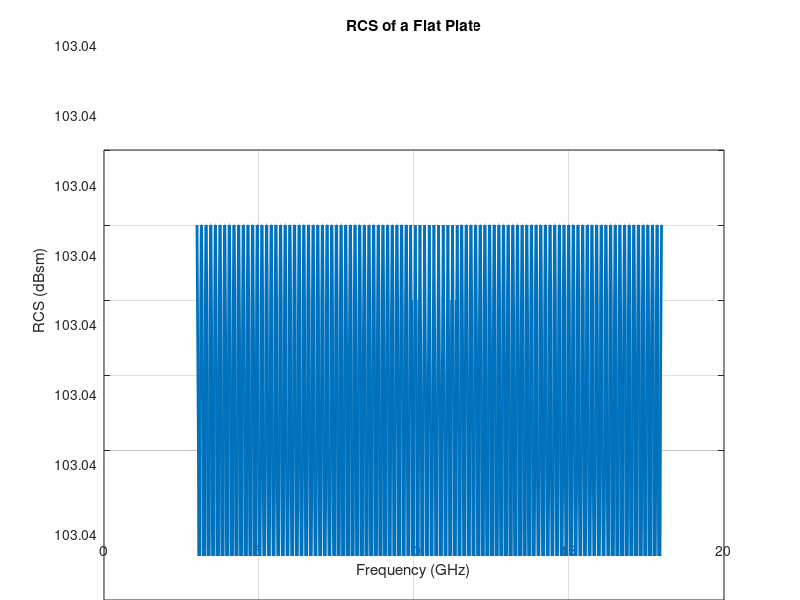

Write the MATLAB code that produced this figure.
% The RCS equation used in the code is:

% RCS = (4 * pi * A^2 / lambda^2) * [(pi * width * zeta / lambda)^2] * [(2 * gamma / (k * width))^2]

% where:

% RCS is the radar cross-section of the flat plate in square meters
% A is the area of the flat plate in square meters
% lambda is the wavelength of the incident radiation in meters
% width is the width of the flat plate in meters
% zeta is the surface impedance of the flat plate in ohms
% gamma is the edge impedance of the flat plate in ohms
% k is the wave number of the incident radiation in meters^-1

% Constants
c = 299792458; % Speed of light in m/s
eps_0 = 8.854187817e-12; % Permittivity of free space in F/m
mu_0 = 4 * pi * 1e-7; % Permeability of free space in H/m
eta = sqrt(mu_0 / eps_0); % Impedance of free space in ohms

% Flat plate dimensions
len = 1; % Length of the plate in meters
width = 1; % Width of the plate in meters
area = len * width; % Area of the plate in square meters

% Transmit frequency range
freq_start = 3e9; % Starting frequency in Hz
freq_stop = 18e9; % Stopping frequency in Hz
num_freq_points = 1000; % Number of frequency points
freq = linspace(freq_start, freq_stop, num_freq_points); % Frequency range in Hz

% Calculate RCS for each frequency
rcs = zeros(size(freq));
for i = 1:length(freq)
    lambda = c / freq(i); % Wavelength in meters
    k = 2 * pi / lambda; % Wave number in m^-1
    alpha = k * width; % Width parameter
    beta = k * len; % Length parameter
    zeta = sqrt(eta^2 - (sin(alpha))^2); % Surface impedance
    gamma = sqrt(eta^2 - (sin(beta))^2); % Edge impedance
    term1 = ((pi * width * zeta) / lambda)^2; % First term in RCS equation
    term2 = ((2 * gamma) / (k * width))^2; % Second term in RCS equation
    rcs(i) = term1 * term2 * area; % RCS in square meters

end

% Plot RCS vs. frequency
figure;
plot(freq / 1e9, 10 * log10(rcs), 'LineWidth', 2);
xlabel('Frequency (GHz)');
ylabel('RCS (dBsm)');
title('RCS of a Flat Plate');
grid on;

% Regards, Abeer